Frame 1 (no input): blank canvas, image omitted
Frame 60 (the mouse pressed at the canvas centre just before this capture): blank canvas, image omitted
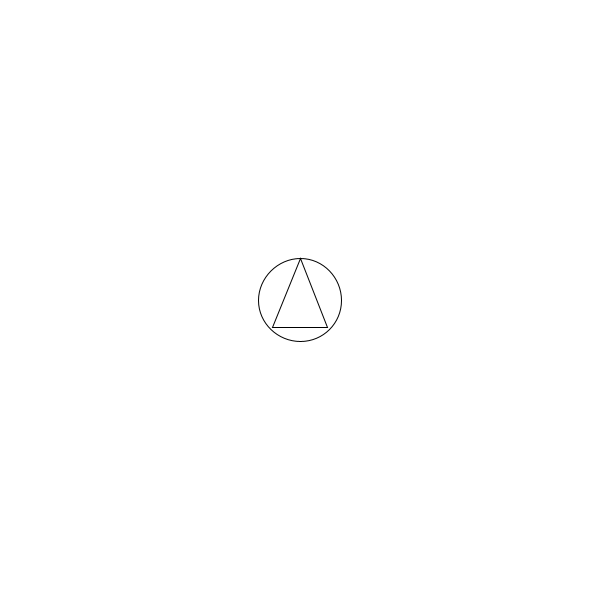
Frame 120 (the mouse held since frame 60 and released just before this capture)

The Processing sketch whose frames 1 and 60 were blank and that drew this single picture after the mouse press (run headless with seeded random() and noise(); from frame 60 on, the mouse is pressed at the canvas centre):

// Processing sketch: Question_5
// ── Question_5.pde
ArrayList <Shape> shapes = new ArrayList<Shape>(); 

void setup() {
  size(600, 600);

}

void draw() {
  background(255);



  for (int i = 0; i<shapes.size(); i++) {
    Shape s = shapes.get(i); 
    s.display();
  }
}


void mousePressed() {
  shapes.add(new Shape(mouseX, mouseY));
}

// ── Shape.pde
class Shape {

  float x, y; 
  float size = random(50, 100); 


  Shape(float _x, float _y) {
    x = _x; 
    y = _y;
  }

  void display() {

    ellipse(x, y, size, size);  
    triangle(x, y-size/2, x+size/3, y+size/3, x-size/3, y+size/3);
  }
}
